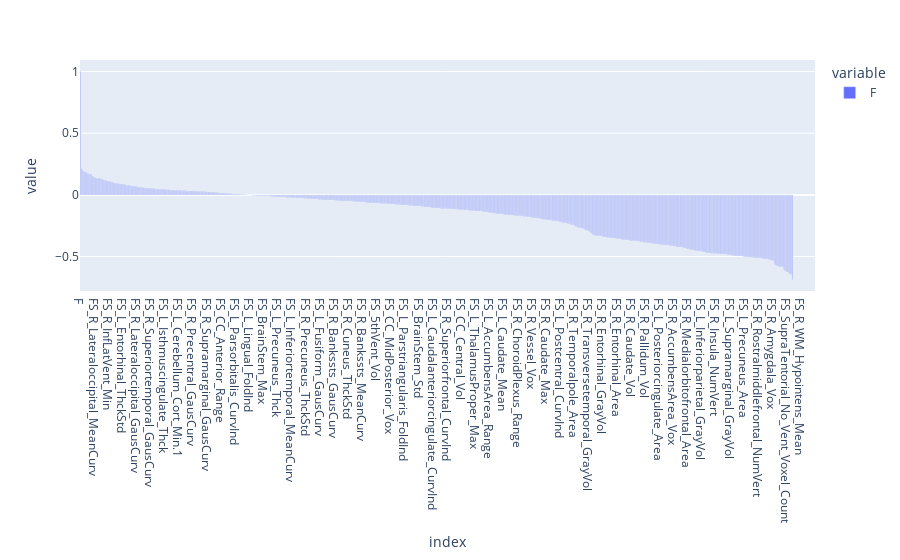

The code cell stored with this chart in its notebook:
### Code cell
identify_leakage(mri, GENDER)

### Figure 1 — Plotly figure (JSON) as saved in the notebook; plotly's stock layout.template omitted (floating-point values rounded to 4 significant figures; data arrays with more than 128 entries replaced by an {"elided": "..."} marker saying what was removed)
{"data": [{"alignmentgroup": "True", "hovertemplate": "variable=F<br>index=%{x}<br>value=%{y}<extra></extra>", "legendgroup": "F", "marker": {"color": "#636efa", "pattern": {"shape": ""}}, "name": "F", "offsetgroup": "F", "orientation": "v", "showlegend": true, "textposition": "auto", "type": "bar", "x": {"elided": "936 str values"}, "xaxis": "x", "y": {"elided": "936 float values"}, "yaxis": "y"}], "layout": {"barmode": "relative", "legend": {"title": {"text": "variable"}, "tracegroupgap": 0}, "margin": {"t": 60}, "xaxis": {"anchor": "y", "domain": [0, 1], "title": {"text": "index"}}, "yaxis": {"anchor": "x", "domain": [0, 1], "title": {"text": "value"}}}}
